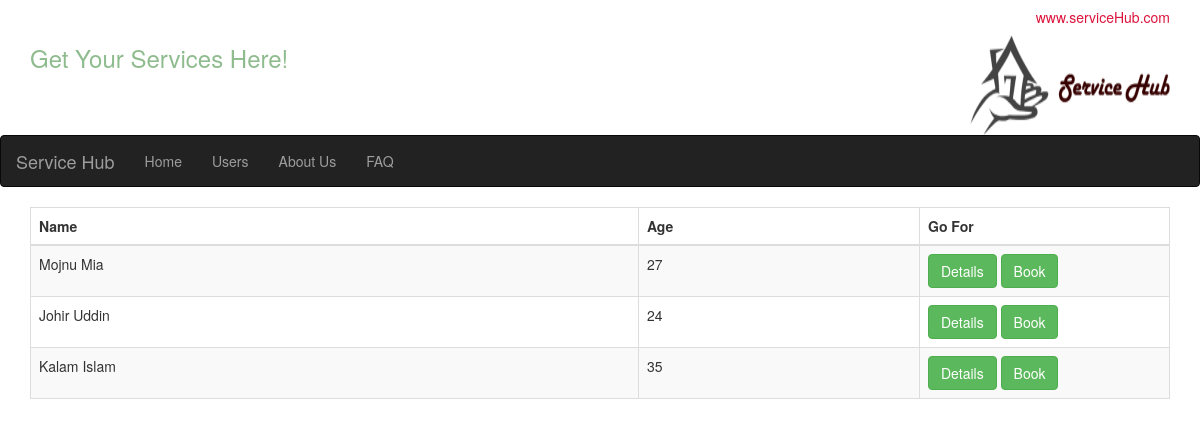
The page /list.php?Service_ID=1&Service_Type=Electricians on the database its author committed.
### tables this page shows
CREATE TABLE `provider` (
  `Provider_ID` int(10) NOT NULL,
  `Name` varchar(30) DEFAULT NULL,
  `Age` int(3) DEFAULT NULL,
  `Salary_Per_Hour` int(5) DEFAULT NULL,
  `Working_Since` int(4) DEFAULT NULL,
  `Contact_No` int(15) DEFAULT NULL,
  `Service_CategoryService_ID` int(10) NOT NULL,
  `LocationLocation_ID` int(10) NOT NULL,
  `email` varchar(30) DEFAULT NULL
);

### list.php (the view, shortened to what this page needs)
<?php
	$Service_ID = null;
	$Service_Type = null;
	if ( !empty($_GET['Service_ID'] || $_GET['Service_Type'])) {
		$Service_ID = $_REQUEST['Service_ID'];
		$Service_Type = $_REQUEST['Service_Type'];
	}
	if ( null==$Service_ID || null==$Service_Type ) {
		header("Location: Home.php");
	} else {
		$pdo = Database::connect();
		$pdo->setAttribute(PDO::ATTR_ERRMODE, PDO::ERRMODE_EXCEPTION);
		$sql = "SELECT service_category.Service_ID,provider.Provider_ID,provider.Name,provider.Age
				FROM provider INNER JOIN service_category ON provider.Service_CategoryService_ID=service_category.Service_ID
				WHERE Service_ID = '$Service_ID'";
	}
?>
<!DOCTYPE html>
<html lang="en">
<head>
  <link rel="stylesheet" href="http://maxcdn.bootstrapcdn.com/bootstrap/3.3.5/css/bootstrap.min.css">
</head>
<body>
<div class="container">
	<h5 style="color:crimson;"align="right">www.serviceHub.com</h5>
    <img src="servicehub.jpg" class="img-rounded" alt="Service Hub" width="200" height="100" align="right">
    <h3 style="color:darkseagreen;"align="left">Get Your Services Here!</h3>
</div>
<nav class="navbar navbar-inverse">
  <div class="container-fluid">
    <div class="navbar-header">
     <a class="navbar-brand" href="#">Service Hub</a>
    </div>
    <div>
      <ul class="nav navbar-nav">
        <li><a href="Home.php">Home</a></li>
        <li><a href="customers.php">Users</a></li>
        <li><a href="About Us.php">About Us</a></li>
        <li><a href="FAQ.php">FAQ</a></li>
      </ul>
    </div>
  </div>
</nav>
<div class="container">
<table class="table table-striped table-bordered">
		              <thead>
		                <tr>
		                  <th>Name</th>
		                  <th>Age</th>
		                  <th>Go For</th>
		                </tr>
		              </thead>
		              <tbody>
		              <?php
	 				   foreach ($pdo->query($sql) as $row) {
						   		echo '<tr>';
							   	echo '<td>'. $row['Name'] . '</td>';
							   	echo '<td>'. $row['Age'] . '</td>';
							   	echo '<td width=250>';
							   	echo '<a class="btn btn-success" href="details.php?Name='.$row['Name'].'&Service_ID='.$row['Service_ID'].'&Provider_ID='.$row['Provider_ID'].'">Details</a>';
							   	echo '<a class="btn btn-success" href="book.php?Name='.$row['Name'].'&Service_ID='.$row['Service_ID'].'&Provider_ID='.$row['Provider_ID'].'">Book</a>';
							   	echo '</td>';
							   	echo '</tr>';
					   }
					  ?>
				      </tbody>
	            </table>
</div>
</body>
</html>

### rows shown on the page
provider: Name "Mojnu Mia", Age "27"
provider: Name "Johir Uddin", Age "24"
provider: Name "Kalam Islam", Age "35"
